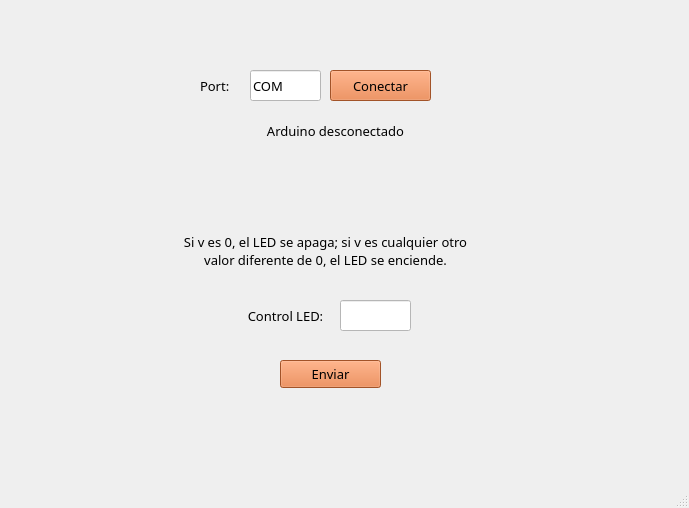
<?xml version="1.0" encoding="UTF-8"?>
<ui version="4.0">
 <class>MainWindow</class>
 <widget class="QMainWindow" name="MainWindow">
  <property name="geometry">
   <rect>
    <x>0</x>
    <y>0</y>
    <width>689</width>
    <height>508</height>
   </rect>
  </property>
  <property name="windowTitle">
   <string>MainWindow</string>
  </property>
  <property name="styleSheet">
   <string notr="true"/>
  </property>
  <widget class="QWidget" name="centralwidget">
   <widget class="QLabel" name="lbl_logoUAT">
    <property name="geometry">
     <rect>
      <x>10</x>
      <y>0</y>
      <width>181</width>
      <height>71</height>
     </rect>
    </property>
    <property name="text">
     <string/>
    </property>
    <property name="pixmap">
     <pixmap resource="../../recursos.qrc">:/logo/Imagenes/UAT-Escudo-2024.png</pixmap>
    </property>
    <property name="scaledContents">
     <bool>true</bool>
    </property>
   </widget>
   <widget class="QLabel" name="lbl_logoFIT">
    <property name="geometry">
     <rect>
      <x>500</x>
      <y>10</y>
      <width>171</width>
      <height>61</height>
     </rect>
    </property>
    <property name="text">
     <string/>
    </property>
    <property name="pixmap">
     <pixmap resource="../../recursos.qrc">:/logo/Imagenes/LogoFIT.png</pixmap>
    </property>
    <property name="scaledContents">
     <bool>true</bool>
    </property>
   </widget>
   <widget class="QLabel" name="lbl_logoCT">
    <property name="geometry">
     <rect>
      <x>630</x>
      <y>390</y>
      <width>51</width>
      <height>51</height>
     </rect>
    </property>
    <property name="text">
     <string/>
    </property>
    <property name="pixmap">
     <pixmap resource="../../recursos.qrc">:/logo/Imagenes/logoCT.png</pixmap>
    </property>
    <property name="scaledContents">
     <bool>true</bool>
    </property>
   </widget>
   <widget class="QLabel" name="label">
    <property name="geometry">
     <rect>
      <x>200</x>
      <y>70</y>
      <width>41</width>
      <height>31</height>
     </rect>
    </property>
    <property name="font">
     <font>
      <family>Bahnschrift</family>
      <pointsize>10</pointsize>
     </font>
    </property>
    <property name="text">
     <string>Port:</string>
    </property>
   </widget>
   <widget class="QLineEdit" name="txt_COM">
    <property name="geometry">
     <rect>
      <x>250</x>
      <y>70</y>
      <width>71</width>
      <height>31</height>
     </rect>
    </property>
    <property name="font">
     <font>
      <family>Bahnschrift</family>
      <pointsize>10</pointsize>
     </font>
    </property>
    <property name="styleSheet">
     <string notr="true">background-color: rgb(255, 255, 255);</string>
    </property>
    <property name="text">
     <string>COM</string>
    </property>
   </widget>
   <widget class="QPushButton" name="btn_Accion">
    <property name="geometry">
     <rect>
      <x>330</x>
      <y>70</y>
      <width>101</width>
      <height>31</height>
     </rect>
    </property>
    <property name="font">
     <font>
      <family>Bahnschrift</family>
      <pointsize>10</pointsize>
     </font>
    </property>
    <property name="styleSheet">
     <string notr="true">background-color: rgb(227, 116, 56);</string>
    </property>
    <property name="text">
     <string>Conectar</string>
    </property>
   </widget>
   <widget class="QLabel" name="lbl_estado">
    <property name="geometry">
     <rect>
      <x>250</x>
      <y>120</y>
      <width>171</width>
      <height>21</height>
     </rect>
    </property>
    <property name="font">
     <font>
      <family>Bahnschrift</family>
      <pointsize>10</pointsize>
     </font>
    </property>
    <property name="text">
     <string>Arduino desconectado</string>
    </property>
    <property name="alignment">
     <set>Qt::AlignCenter</set>
    </property>
   </widget>
   <widget class="QPushButton" name="btn_enviar">
    <property name="geometry">
     <rect>
      <x>280</x>
      <y>360</y>
      <width>101</width>
      <height>28</height>
     </rect>
    </property>
    <property name="font">
     <font>
      <family>Bahnschrift</family>
      <pointsize>10</pointsize>
     </font>
    </property>
    <property name="styleSheet">
     <string notr="true">background-color: rgb(227, 116, 56);</string>
    </property>
    <property name="text">
     <string>Enviar</string>
    </property>
   </widget>
   <widget class="QLabel" name="label_2">
    <property name="geometry">
     <rect>
      <x>140</x>
      <y>220</y>
      <width>371</width>
      <height>61</height>
     </rect>
    </property>
    <property name="font">
     <font>
      <family>Bahnschrift</family>
      <pointsize>10</pointsize>
     </font>
    </property>
    <property name="text">
     <string>Si v es 0, el LED se apaga; si v es cualquier otro 
valor diferente de 0, el LED se enciende.</string>
    </property>
    <property name="alignment">
     <set>Qt::AlignCenter</set>
    </property>
   </widget>
   <widget class="QLineEdit" name="txt_valor">
    <property name="geometry">
     <rect>
      <x>340</x>
      <y>300</y>
      <width>71</width>
      <height>31</height>
     </rect>
    </property>
    <property name="font">
     <font>
      <family>Bahnschrift</family>
      <pointsize>10</pointsize>
     </font>
    </property>
    <property name="styleSheet">
     <string notr="true">background-color: rgb(255, 255, 255);</string>
    </property>
    <property name="text">
     <string/>
    </property>
   </widget>
   <widget class="QLabel" name="label_3">
    <property name="geometry">
     <rect>
      <x>230</x>
      <y>300</y>
      <width>111</width>
      <height>31</height>
     </rect>
    </property>
    <property name="font">
     <font>
      <family>Bahnschrift</family>
      <pointsize>10</pointsize>
     </font>
    </property>
    <property name="text">
     <string>Control LED:</string>
    </property>
    <property name="alignment">
     <set>Qt::AlignCenter</set>
    </property>
   </widget>
  </widget>
  <widget class="QMenuBar" name="menubar">
   <property name="geometry">
    <rect>
     <x>0</x>
     <y>0</y>
     <width>689</width>
     <height>26</height>
    </rect>
   </property>
  </widget>
  <widget class="QStatusBar" name="statusbar"/>
 </widget>
 <resources>
  <include location="../../recursos.qrc"/>
 </resources>
 <connections/>
</ui>
